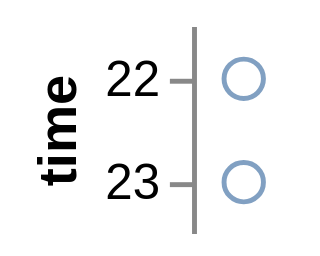

Specify this chart in Vega-Lite:
### Vega specification from a JSON file in a GitHub repository (floating-point values rounded to 4 significant figures)
{"$schema": "http://vega.github.io/schema/vega/v3.0.json", "description": "Google's stock price over time.", "autosize": "pad", "padding": 5, "encode": {"update": {"fill": {"value": "transparent"}}}, "data": [{"name": "source_0", "values": [{"date": "10 Oct 2011 22:48:00"}, {"date": "11 Oct 2022 23:00:00"}]}, {"name": "data_0", "source": "source_0", "transform": [{"type": "formula", "expr": "toDate(datum[\"date\"])", "as": "date"}, {"type": "filter", "expr": "datum[\"date\"] !== null && !isNaN(datum[\"date\"])"}, {"type": "formula", "as": "hours_date", "expr": "datetime(0, 0, 1, hours(datum[\"date\"]), 0, 0, 0)"}]}], "signals": [{"name": "width", "update": "21"}, {"name": "height", "update": "bandspace(domain('y').length, 1, 0.5) * 21"}], "marks": [{"name": "marks", "type": "symbol", "role": "point", "from": {"data": "data_0"}, "encode": {"update": {"x": {"value": 10.5}, "y": {"scale": "y", "field": "hours_date"}, "stroke": {"value": "#4c78a8"}, "fill": {"value": "transparent"}, "opacity": {"value": 0.7}}}}], "scales": [{"name": "y", "type": "point", "domain": {"data": "data_0", "field": "hours_date", "sort": true}, "range": {"step": 21}, "round": true, "padding": 0.5}], "axes": [{"scale": "y", "orient": "left", "title": "time", "zindex": 1, "encode": {"labels": {"update": {"text": {"signal": "timeFormat(datum.value, '%H')"}}}}}]}
